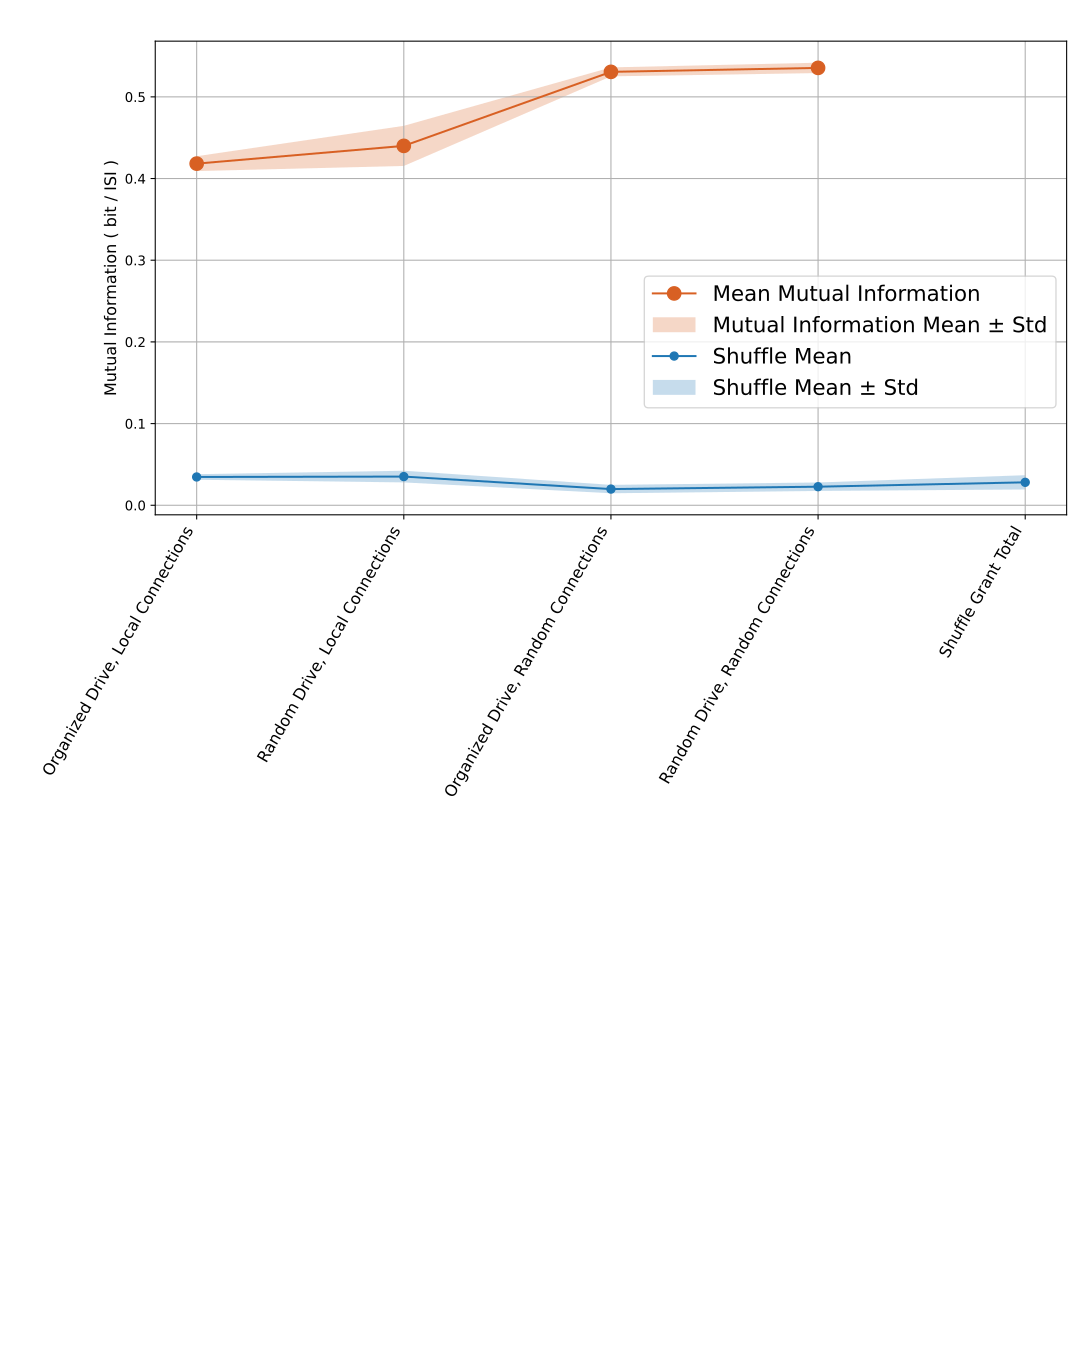

Reproduce this figure in Python.
import json
import numpy as np
import pandas as pd
import matplotlib.pyplot as plt

files={
    'Organized Drive, Local Connections' : [
        'SpatiallyOrganizedDrive-Lognormal91cpn-0.json',
        'SpatiallyOrganizedDrive-Lognormal91cpn-1.json',
        'SpatiallyOrganizedDrive-Lognormal91cpn-2.json',
        'SpatiallyOrganizedDrive-Lognormal91cpn-3.json',
        'SpatiallyOrganizedDrive-Lognormal91cpn-4.json',
        'SpatiallyOrganizedDrive-Lognormal91cpn-5.json',
        'SpatiallyOrganizedDrive-Lognormal91cpn-6.json',
        'SpatiallyOrganizedDrive-Lognormal91cpn-7.json',
        'SpatiallyOrganizedDrive-Lognormal91cpn-8.json',
        'SpatiallyOrganizedDrive-Lognormal91cpn-9.json'
    ],
    'Random Drive, Local Connections'    : [
        'SpatiallyRandomDrive-Lognormal91cpn-0.json',
        'SpatiallyRandomDrive-Lognormal91cpn-1.json',
        'SpatiallyRandomDrive-Lognormal91cpn-2.json',
        'SpatiallyRandomDrive-Lognormal91cpn-3.json',
        'SpatiallyRandomDrive-Lognormal91cpn-4.json',
        'SpatiallyRandomDrive-Lognormal91cpn-5.json',
        'SpatiallyRandomDrive-Lognormal91cpn-6.json',
        'SpatiallyRandomDrive-Lognormal91cpn-7.json',
        'SpatiallyRandomDrive-Lognormal91cpn-8.json',
        'SpatiallyRandomDrive-Lognormal91cpn-9.json'
    ],
    'Organized Drive, Random Connections': [
        'SpatiallyOrganizedDrive-Random91cpn-0.json',
        'SpatiallyOrganizedDrive-Random91cpn-1.json',
        'SpatiallyOrganizedDrive-Random91cpn-2.json',
        'SpatiallyOrganizedDrive-Random91cpn-3.json',
        'SpatiallyOrganizedDrive-Random91cpn-4.json',
        'SpatiallyOrganizedDrive-Random91cpn-5.json',
        'SpatiallyOrganizedDrive-Random91cpn-6.json',
        'SpatiallyOrganizedDrive-Random91cpn-7.json',
        'SpatiallyOrganizedDrive-Random91cpn-8.json',
        'SpatiallyOrganizedDrive-Random91cpn-9.json'
    ],
    'Random Drive, Random Connections'   : [
        'SpatiallyRandomDrive-Random91cpn-0.json',
        'SpatiallyRandomDrive-Random91cpn-1.json',
        'SpatiallyRandomDrive-Random91cpn-2.json',
        'SpatiallyRandomDrive-Random91cpn-3.json',
        'SpatiallyRandomDrive-Random91cpn-4.json',
        'SpatiallyRandomDrive-Random91cpn-5.json',
        'SpatiallyRandomDrive-Random91cpn-6.json',
        'SpatiallyRandomDrive-Random91cpn-7.json',
        'SpatiallyRandomDrive-Random91cpn-8.json',
        'SpatiallyRandomDrive-Random91cpn-9.json'
    ]
}



def plot_mutual_information(results_files):
    records = []
    statistics = []
    granttotal = []
    for label, json_files in results_files.items():

        records.append(
            {
                "label": label,
                "mutual_information": [],
                "shuffle_mutual_information": [],
            }
        )
        for json_file in json_files:
            with open(json_file, "r") as f:
                data = json.load(f)
            records[-1][        "mutual_information"] += [ data["mutual_information"] ]
            records[-1]["shuffle_mutual_information"] += data["shuffled_mutual_information_values"]
            granttotal                                += data["shuffled_mutual_information_values"]
        statistics.append(
            {
               "label": label,
                "mi_mean"        : np.mean(records[-1][        "mutual_information"]),
                "mi_std"         : np.std( records[-1][        "mutual_information"]),
                "shuffle_mean": np.mean(records[-1]["shuffle_mutual_information"]),
                "shuffle_std" : np.std( records[-1]["shuffle_mutual_information"]),
            }
        )
    statistics.append(
        {
            "label": 'Shuffle Grant Total',
            "mi_mean"        : None,
            "mi_std"         : None,
            "shuffle_mean": np.mean(granttotal),
            "shuffle_std" : np.std( granttotal),
        }
    )
    df = pd.DataFrame(statistics)

    x = np.arange(len(df))

    
    fig, ax = plt.subplots(figsize=(10, 5))


    # Mutual information markers
    l, = ax.plot(x,df["mi_mean"],'-o', ms=10, color='#D86023', label="Mean Mutual Information")

    ax.fill_between(
        x,
        df["mi_mean"] - df["mi_std"],
        df["mi_mean"] + df["mi_std"],
        alpha=0.25,
        label="Mutual Information Mean ± Std",
        facecolors = '#D86023'
    )


# Shuffle mean line
    l, = ax.plot(x,df["shuffle_mean"],"-o",label="Shuffle Mean")
    # Confidence band (mean ± std)
    ax.fill_between(
        x,
        df["shuffle_mean"] - df["shuffle_std"],
        df["shuffle_mean"] + df["shuffle_std"],
        alpha=0.25,
        label="Shuffle Mean ± Std",
        facecolors=l.get_color()
    )    

    ax.set_xticks(x)
    ax.set_xticklabels(df["label"], rotation=60, ha="right",fontsize=12)
    ax.set_xlabel("")
    ax.set_ylabel("Mutual Information ( bit / ISI )",fontsize=12)
    # ax.set_title("Mutual Information vs Shuffle Distribution")
    ax.legend(fontsize=16)
    ax.grid(True)

    plt.tight_layout()
    plt.show()

plot_mutual_information(files)
